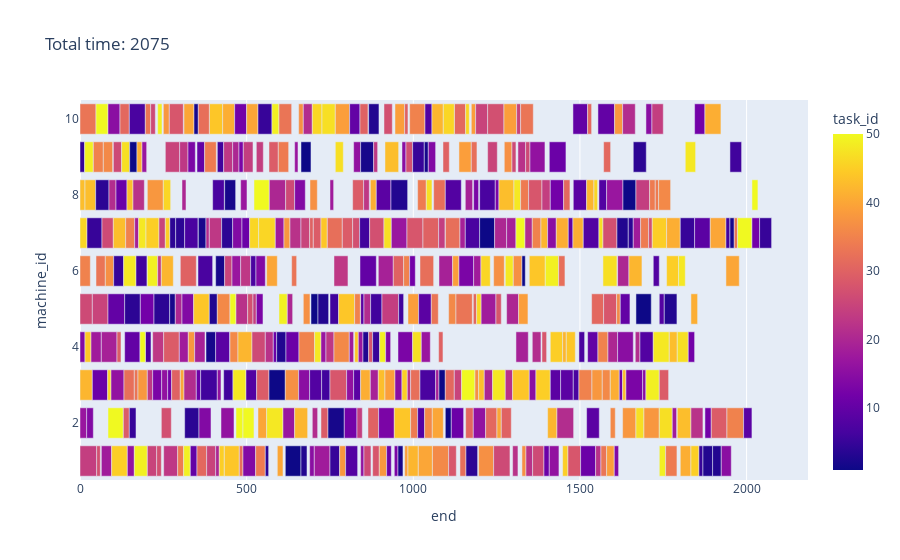

Notebook source saved alongside this figure:
### Code cell
testowe_best = testowe[0][0]
visualize_schedule(testowe_best.machine_table,testowe_best.time)

### Figure 1 — Plotly figure (JSON) as saved in the notebook; plotly's stock layout.template omitted (floating-point values rounded to 4 significant figures; data arrays with more than 128 entries replaced by an {"elided": "..."} marker saying what was removed)
{"data": [{"alignmentgroup": "True", "base": {"elided": "550 int values"}, "hovertemplate": "start_time=%{base}<br>end=%{x}<br>machine_id=%{y}<br>task_id=%{marker.color}<extra></extra>", "legendgroup": "", "marker": {"color": {"elided": "550 int values"}, "coloraxis": "coloraxis", "pattern": {"shape": ""}}, "name": "", "offsetgroup": "", "orientation": "h", "showlegend": false, "textposition": "auto", "type": "bar", "x": {"elided": "550 int values"}, "xaxis": "x", "y": {"elided": "550 int values"}, "yaxis": "y"}], "layout": {"barmode": "relative", "coloraxis": {"colorbar": {"title": {"text": "task_id"}}, "colorscale": [[0, "#0d0887"], [0.1111, "#46039f"], [0.2222, "#7201a8"], [0.3333, "#9c179e"], [0.4444, "#bd3786"], [0.5556, "#d8576b"], [0.6667, "#ed7953"], [0.7778, "#fb9f3a"], [0.8889, "#fdca26"], [1, "#f0f921"]]}, "legend": {"tracegroupgap": 0}, "title": {"text": "Total time: 2075"}, "xaxis": {"anchor": "y", "domain": [0, 1], "title": {"text": "end"}}, "yaxis": {"anchor": "x", "domain": [0, 1], "title": {"text": "machine_id"}}}}
